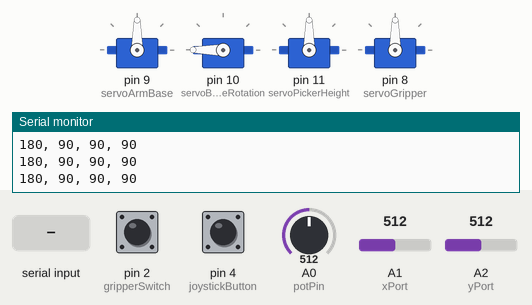
Recording of a sketch running on a simulated Arduino Uno, built with avr-gcc and run on an emulated ATmega328P. On the bench: 4 × servo, the last lines printed to the serial monitor. The inputs (shaded band) are chosen by the test bench; at power-on: A2 (yPort) = 512, A1 (xPort) = 512, A0 (potPin) = 512, pin 2 (gripperSwitch) LOW, pin 4 (joystickButton) LOW.

Above: at 1.0 s.
1.1 s: "manual on\n" received over Serial
At 1.82 s:
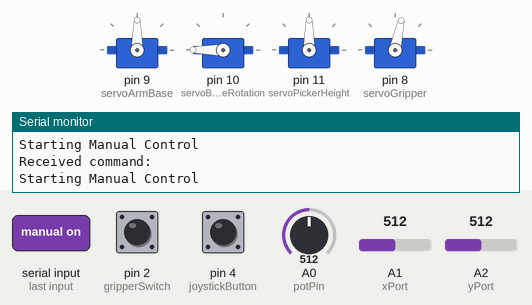
4.1 s: A2 (yPort) set to 537
At 4.28 s:
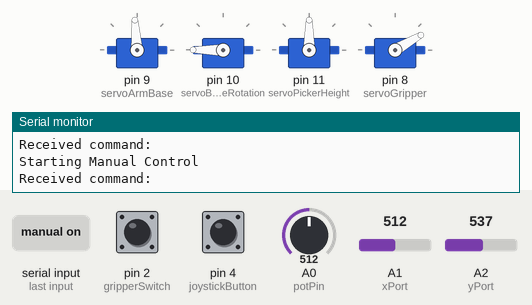
7.1 s: A1 (xPort) set to 482
At 7.26 s:
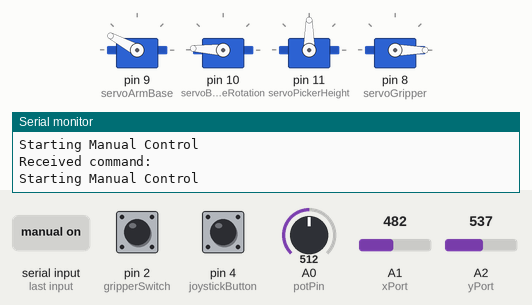
10.1 s: A0 (potPin) set to 716
At 10.28 s:
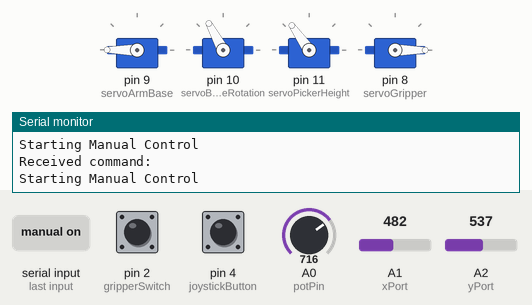
13.1 s: A1 (xPort) set to 716
16.1 s: pin 2 (gripperSwitch) pulled HIGH for 1 s
At 19.4 s:
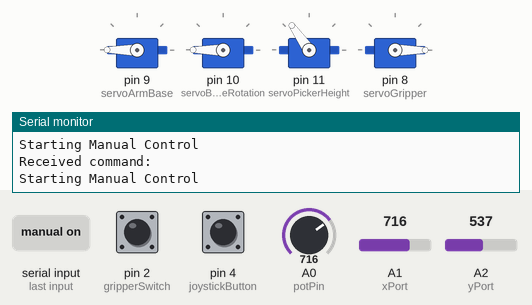
Timing chart, 0 to 20.1 s (numbered marks = the images above; inputs shaded):
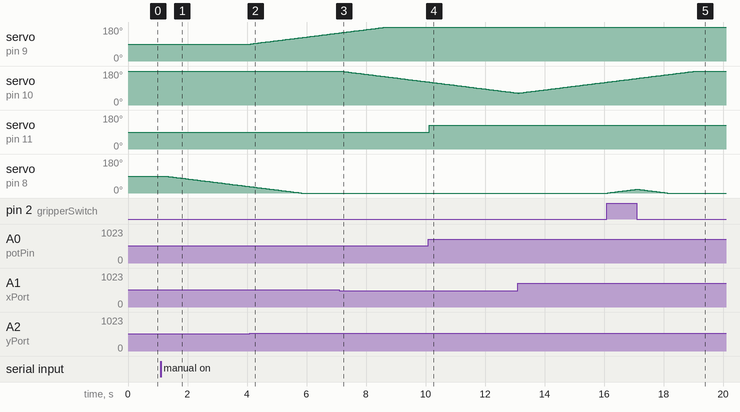

The sketch:

JoyStick_Integration.ino
```cpp
#include <Servo.h>

void manual(int x, int y, int z);
void sendStatus();
void serialEvent();
void setArduinoAngle(Servo servo, int angle);


Servo Servo1;
Servo Servo2;
Servo Servo3;
Servo Servo4;

int servoArmBase = 9;
int servoBaseRotation = 10;
int servoPickerHeight = 11;
int servoGripper = 8;

int potPin = A0;
int xPort = A1;
int yPort = A2;

int joystickButton = 4;
int gripperSwitch = 2;


int deadband = 10;

int xAngle = 180;
int yAngle = 90;
int zAngle = 90; //this is potentiometer
int gripperAngle = 90;

//tx rx communication variables
String inputString = "";
bool stringComplete = false;
bool isManual = false;


void setup() {
  Serial.begin(115200);
  Serial.println("Initialising Project");

  //assign servos to pins
  Servo1.attach(servoArmBase);
  Servo2.attach(servoBaseRotation);
  Servo3.attach(servoPickerHeight);
  Servo4.attach(servoGripper);

  //initialise manual controlers
  pinMode(joystickButton, INPUT);
  pinMode(gripperSwitch, INPUT);

  //init to start pos.
  Servo1.write(yAngle);
  Servo2.write(xAngle);

  while (!Serial) {
    ;
  }
  while (Serial.available() <= 0){
    sendStatus();
    delay(300);
  }
  // Servo3.write(zAngle); //This should be commented out for potentiometer
}

void loop() {
  // int reading = analogRead(potPin);
  // int angle = map(reading, 0, 1023, 0, 180);
  // Serial.print("Angle: ");
  // Serial.println(angle);
  // Servo1.write(angle);
  int x = analogRead(xPort);
  int y = analogRead(yPort);
  int pickerHeight = analogRead(potPin);
  zAngle = map(pickerHeight, 0, 1023, 0, 180);
  Serial.flush();
  if (stringComplete || isManual) {
    Serial.print("Received command: ");
    Serial.println(inputString);
    if (inputString.startsWith("status")) {
      sendStatus();
    } else if (inputString.startsWith("manual off")) {
      Serial.println("Ending Manual Control");
      sendStatus();
      isManual = false;
    } else if (inputString.startsWith("manual on") || isManual) {
      Serial.println("Starting Manual Control");
      isManual = true;
      manual(x, y, zAngle);
    } else if (inputString.startsWith("setMotor ")) {
      //assuming command is as so: setMotor Servo1, 90
      String tempStr = inputString;
      tempStr.remove(0,9);
      int commaIndex = tempStr.indexOf(',');
      int motorId = tempStr.substring(0, commaIndex).toInt(); // extract motor ID
      int motorAngle = tempStr.substring(commaIndex + 2).toInt(); // extract motor angle
      Serial.print("writing servo ");
      Serial.print(motorId);
      Serial.print(" to angle ");
      Serial.print(motorAngle);

      if (motorId == 1) {
        setArduinoAngle(Servo1, motorAngle);
      } else if (motorId == 2) {
        setArduinoAngle(Servo2, motorAngle);
      } else if (motorId == 3) {
        setArduinoAngle(Servo3, motorAngle);
      } else if (motorId == 4) {
        setArduinoAngle(Servo4, motorAngle);
      } else {
        Serial.println("Invalid motor ID");
      }
    } else if (inputString.startsWith("reset")) {
      Serial.print("writing servo ");
      Serial.print(1);
      Serial.print(" to angle ");
      Serial.println(180);
      Serial.print("writing servo ");
      Serial.print(2);
      Serial.print(" to angle ");
      Serial.println(90);
      setArduinoAngle(Servo1, 180);
      setArduinoAngle(Servo2, 90);
    } else {
      Serial.println("invalid command");
    }
    //reset string
    stringComplete = false;
    inputString = "";
  }

  if (Serial.available() > 0) {
    serialEvent();
  }

  delay(50);
}

void manual(int x, int y, int zAngle) {
    //x counter go up or down
  if (xAngle < 180 && x > 1023/2 + deadband) {
    xAngle++;
  } else if (xAngle > 0 && x < 1023/2 - deadband) {
    xAngle--;
  } else {
    //do nothing
  }

  //y counter go up or down
  if (yAngle < 180 && y > 1023/2 + deadband) {
    yAngle++;
  } else if (yAngle > 0 && y < 1023/2 - deadband) {
    yAngle--;
  } else {
    //do nothing
  }

  //gripper counter go up or down
  int gripperVal = digitalRead(gripperSwitch);
  if (gripperAngle < 180 && gripperVal == HIGH) {
    gripperAngle++;
  } else if (gripperAngle > 0 && gripperVal == LOW) {
    gripperAngle--;
  }

  int b = digitalRead(joystickButton);
  // Serial.print("Manual Control Data: ");
  // Serial.print(xAngle, DEC);
  // Serial.print(", ");
  // Serial.print(yAngle, DEC);
  // Serial.print(", ");
  // Serial.print(zAngle, DEC);
  // Serial.print(", ");
  // Serial.print(gripperAngle, DEC);
  // Serial.print(", ");
  // Serial.println(b, DEC);

  Servo2.write(xAngle);
  Servo1.write(yAngle);
  Servo3.write(zAngle);
  Servo4.write(gripperAngle);
}

void sendStatus() {
  char buffer[50];
  sprintf(buffer, "%d, %d, %d, %d", xAngle, yAngle, zAngle, gripperAngle);
  Serial.println(buffer);
}

void serialEvent() {
  while (Serial.available()) {
    char inChar = (char)Serial.read();
    inputString += inChar;
    if (inChar = '\n') {
      stringComplete = true;
    }
  }
}

void setArduinoAngle(Servo servo, int angle) {
  servo.write(angle);
}
```

Measured:
- the behaviour switches between 521 and 522 on A2 (yPort) (found by bisection; images 1 and 2)
- the behaviour switches between 501 and 500 on A1 (xPort) (found by bisection; images 2 and 3)
- after the input at 1.1 s, servo on pin 8 (servoGripper): moves from 90° to 34° over 2.8 s, starting after 0.15 s
- after the input at 4.1 s, servo on pin 9 (servoArmBase): moves from 90° to 149° over 3.0 s, starting at once
- after the input at 7.1 s, servo on pin 10 (servoBaseRotation): moves from 180° to 122° over 2.9 s, starting after 0.05 s
- after the input at 10.1 s, servo on pin 11 (servoPickerHeight): 90° → 125° at once
- after the input at 16.1 s, servo on pin 8 (servoGripper): rises from 0° to 20° in 0.97 s, then falls to 0° in 1.0 s
